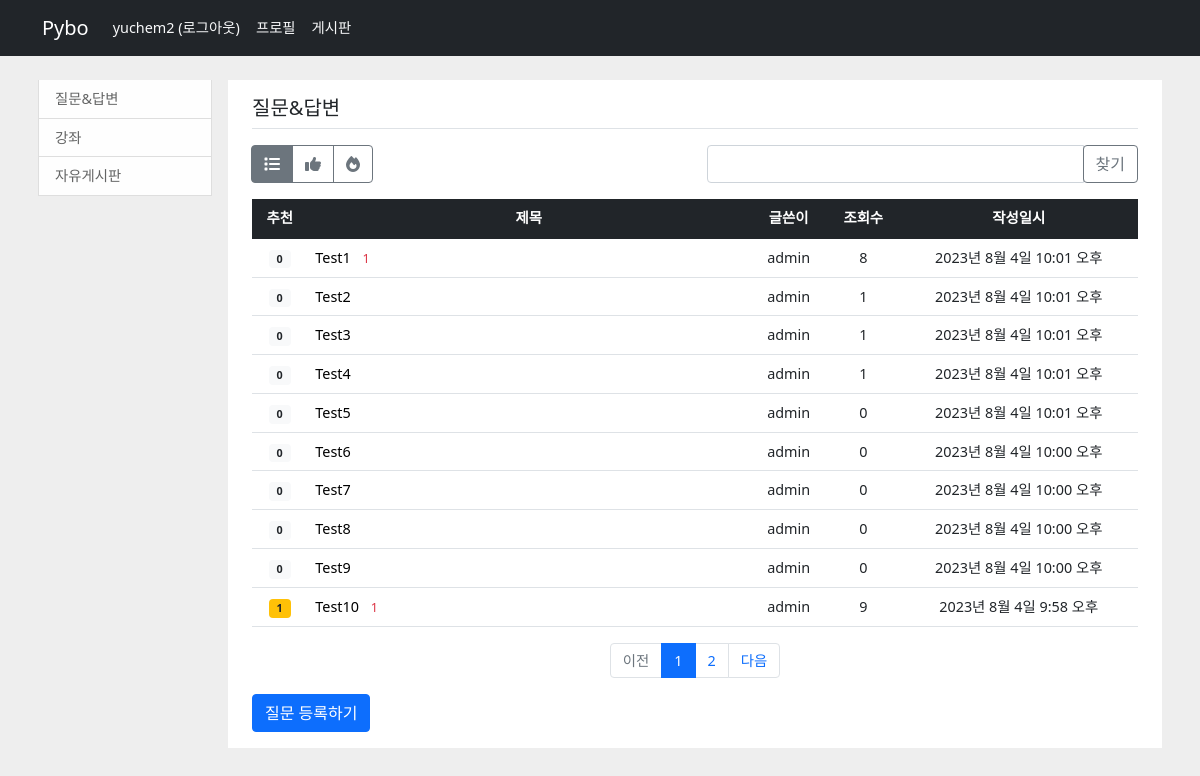
The app's page /pybo/question/list/1/ (signed in) with its own data.
### pybo/models.py (models this page shows, shortened)
class Category(models.Model):
    subject = models.CharField(max_length=200)

class Question(models.Model):
    author = models.ForeignKey(User, on_delete=models.CASCADE, related_name='author_question')
    category = models.ForeignKey(Category, on_delete=models.CASCADE, related_name='category_question')
    subject = models.CharField(max_length=200)          # 글자 수의 길이가 제한된 텍스트를 이용할 때
    content = models.TextField(null=True, default='')   # 글자 수를 제한할 수 없는 텍스트를 이용할 때
    create_date = models.DateTimeField()                # 생성된 날짜와 시간에 관계된 필드.
    modify_date = models.DateTimeField(null=True, blank=True)               # 수정 날짜
    voter = models.ManyToManyField(User, related_name='voter_question')     # 추천인 추가
    comments = models.ManyToManyField(Comment, related_name='comment_question')
    hits = models.DecimalField(max_digits=7, decimal_places=0, default=0)

### pybo/views/question_views.py (the view, shortened to what this page needs)
# urls.py: path('question/list/<int:category_id>/', question_views.question_list, name='question_list'),
def question_list(request, category_id):
    page = request.GET.get('page', '1')  # page
    kw = request.GET.get('kw', '')  # search
    sort = request.GET.get('sort', 'recent')
    category = get_object_or_404(Category, pk=category_id)
    if sort == 'recommend':
        question_list = Question.objects.filter(category=category_id).annotate(voter_count=Count('voter')).order_by('-voter_count')
    elif sort == 'hot':
        question_list = Question.objects.filter(category=category_id).order_by('-hits')
    else:
        question_list = Question.objects.filter(category=category_id).order_by('-modify_date')
    paginator = Paginator(question_list, 10)
    page_obj = paginator.get_page(page)
    context = {'question_list': page_obj, 'page': page, 'kw': kw, 'sort': sort, 'category': category}
    return render(request, 'pybo/question_list.html', context)

### templates/pybo/question_list.html (shortened to what this page needs)
{% extends 'base.html' %}
{% load pybo_filter %}
{% block content %}
    <div class="container mt-3" style="height: auto !important;">
        <div class="row" style="height: auto !important;">
            <div class="col-sm-12 col-md-3 col-lg-2 p-2">
                {% include "sidebar.html" %}
            </div>
                <div class="col-sm-12 col-md-9 col-lg-10 p-2" style="height: auto !important;">
                    <div id="content_box" style="height: auto !important;">
                        <div class="container py-3">
                            <h5 class="border-bottom pb-2 mb-3">{{ category.subject }}</h5>
                            <div class="row my-3">
                                <div class="col-6">
                                    <div class="btn-group" role="group" aria-label="Basic radio toggle button group">
                                        <label class="btn btn-outline-secondary" for="btnradio1">
                                           <i class="fas fa-list"></i>
                                        </label>
                                        <label class="btn btn-outline-secondary" for="btnradio2">
                                            <i class="fas fa-thumbs-up"></i>
                                        </label>
                                        <label class="btn btn-outline-secondary" for="btnradio3">
                                            <i class="fa-solid fa-fire"></i>
                                        </label>
                                    </div>
                                </div>
                                <div class="col-6">
                                    <div class="input-group">
                                        <input type="text" id="search_kw" class="form-control" value="{{ kw|default_if_none:'' }}">
                                        <div class="input-group-append">
                                            <button class="btn btn-outline-secondary" type="button" id="btn_search">찾기</button>
                                        </div>
                                    </div>
                                </div>
                            </div>
                            <table class="table">
                                <thead>
                                <tr class="text-center table-dark">
                                    <th>추천</th>
                                    <th style="width:50%">제목</th>
                                    <th>글쓴이</th>
                                    <th>조회수</th>
                                    <th>작성일시</th>
                                </tr>
                                </thead>
                                <tbody>
                                {% if question_list %}
                                {% for question in question_list %}
                                    <tr class="text-center">
                                        <td class="align-middle">
                                            {% if question.voter.count > 0 %}
                                            <span class="badge badge-warning px-2 py-1">{{ question.voter.count }}</span>
                                            {% else %}
                                            <span class="badge badge-light px-2 py-1">{{ question.voter.count }}</span>
                                            {% endif %}
                                        </td>
                                        <td class="text-start">
                                            <a class="text-black text-decoration-none" href="{% url 'pybo:detail' question.id %}">{{ question.subject }}</a>
                                            {% if question.answer_set.count  > 0 %}
                                                <span class="text-danger small mx-2">{{ question.answer_set.count }}</span>
                                            {% endif %}
                                        </td>
                                        <td>{{ question.author.username }}</td>
                                        <td>{{ question.hits }}</td>
                                        <td>{{ question.modify_date }}</td>
                                    </tr>
                                {%  endfor %}
                                {%  else %}
                                    <tr>
                                        <td colspan="4" style="text-align: center;">질문이 없습니다.</td>
                                    </tr>
                                {%  endif %}
                                </tbody>
                            </table>
                            <ul class="pagination justify-content-center">
                                {% if question_list.has_previous %}
                                    <li class="page-item">
                                        <a class="page-link" data-page="{{ question_list.previous_page_number }}" href="javascript:void(0)">이전</a>
                                    </li>
                                {% else %}
                                    <li class="page-item disabled">
                                        <a class="page-link" tabindex="-1" aria-disabled="true" href="#">이전</a>
                                    </li>
                                {% endif %}
                                {% for page_number in question_list.paginator.page_range %}
                                    {% if page_number >= question_list.number|add:-5 and page_number <= question_list.number|add:5 %}
                                    {% if page_number == question_list.number %}
                                        <li class="page-item active" aria-current="page">
                                            <a class="page-link" data-page="{{ page_number }}" href="javascript:void(0)">{{ page_number }}</a>
                                        </li>
                                    {% else %}
                                        <li class="page-item">
                                            <a class="page-link" data-page="{{ page_number }}" href="javascript:void(0)">{{ page_number }}</a>
                                        </li>
                                    {% endif %}
                                    {% endif %}
                                {% endfor %}
                                {% if question_list.has_next %}
                                    <li class="page-item">
                                        <a class="page-link" data-page="{{ question_list.next_page_number }}" href="javascript:void(0)">{{ page_number }}다음</a>
                                    </li>
                                {% else %}
                                    <li class="page-item disabled">
                                        <a class="page-link" tabindex="-1" aria-disabled="true" href="javascript:void(0)">다음</a>
                                    </li>
                                {% endif %}
                            </ul>
                            <a href="{% url 'pybo:question_create' %}" class="btn btn-primary">질문 등록하기</a>
                        </div>
                    </div>
                </div>
            </div>
        </div>
{% endblock %}

### templates/navbar.html (shortened to what this page needs)
<nav class="navbar navbar-expand-lg navbar-dark bg-dark">
    <div class="container">
        <a class="navbar-brand" href="{% url 'pybo:index' %}">Pybo</a>
        <div class="collapse navbar-collapse" id="navbarSupportedContent" data-bs-theme="dark">
            <ul class="navbar-nav me-auto mb-2 mb-lg-0">
                <li class="nav-item">
                    {% if user.is_authenticated %}
                        <a class="nav-link text-light" href="{% url 'common:logout' %}">{{ user.username }} (로그아웃)</a>
                    {% else %}
                        <a class="nav-link text-light" href="{% url 'common:login' %}">로그인</a>
                    {% endif %}
                </li>
                <li class="nav-item">
                    {% if user.is_authenticated %}
                        <a class="nav-link text-light" href="{% url 'common:profile' user.id %}">프로필</a>
                    {% endif %}
                </li>
                <li class="nav-item">
                    <a class="nav-link text-light" href="{% url 'pybo:index' %}">게시판</a>
                </li>
            </ul>
        </div>
    </div>
</nav>

### static/style.css (style rules this page uses)
html { position: relative; min-height: 100%; }
body { margin-bottom: 80px; background: #eee; font-size: 0.9em; }
#content_box { background: #ffffff; }
.badge-warning { color: #212529; background-color: #ffc107; }
.badge-light { color: #212529; background-color: #f8f9fa; }

### records on screen
Category: subject "질문&답변"
Question: voter.count "0", subject "Test1", answer_set.count "1", author.username "admin", hits "8", modify_date "2023년 8월 4일 10:01 오후"
Question: voter.count "0", subject "Test2", author.username "admin", hits "1", modify_date "2023년 8월 4일 10:01 오후"
Question: voter.count "0", subject "Test3", author.username "admin", hits "1", modify_date "2023년 8월 4일 10:01 오후"
Question: voter.count "0", subject "Test4", author.username "admin", hits "1", modify_date "2023년 8월 4일 10:01 오후"
Question: voter.count "0", subject "Test5", author.username "admin", hits "0", modify_date "2023년 8월 4일 10:01 오후"
Question: voter.count "0", subject "Test6", author.username "admin", hits "0", modify_date "2023년 8월 4일 10:00 오후"
Question: voter.count "0", subject "Test7", author.username "admin", hits "0", modify_date "2023년 8월 4일 10:00 오후"
Question: voter.count "0", subject "Test8", author.username "admin", hits "0", modify_date "2023년 8월 4일 10:00 오후"
Question: voter.count "0", subject "Test9", author.username "admin", hits "0", modify_date "2023년 8월 4일 10:00 오후"
Question: voter.count "1", subject "Test10", answer_set.count "1", author.username "admin", hits "9", modify_date "2023년 8월 4일 9:58 오후"

### other values on screen
{{ user.username }} "yuchem2"
{{ page_number }} "1"
{{ page_number }} "2"
